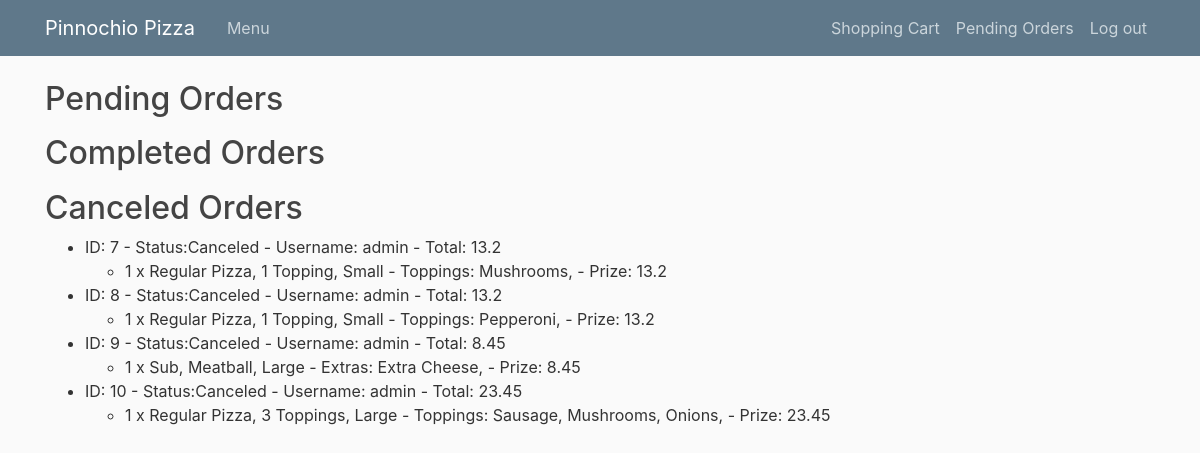
The page /orderlist (signed in) on the database as committed earlier.
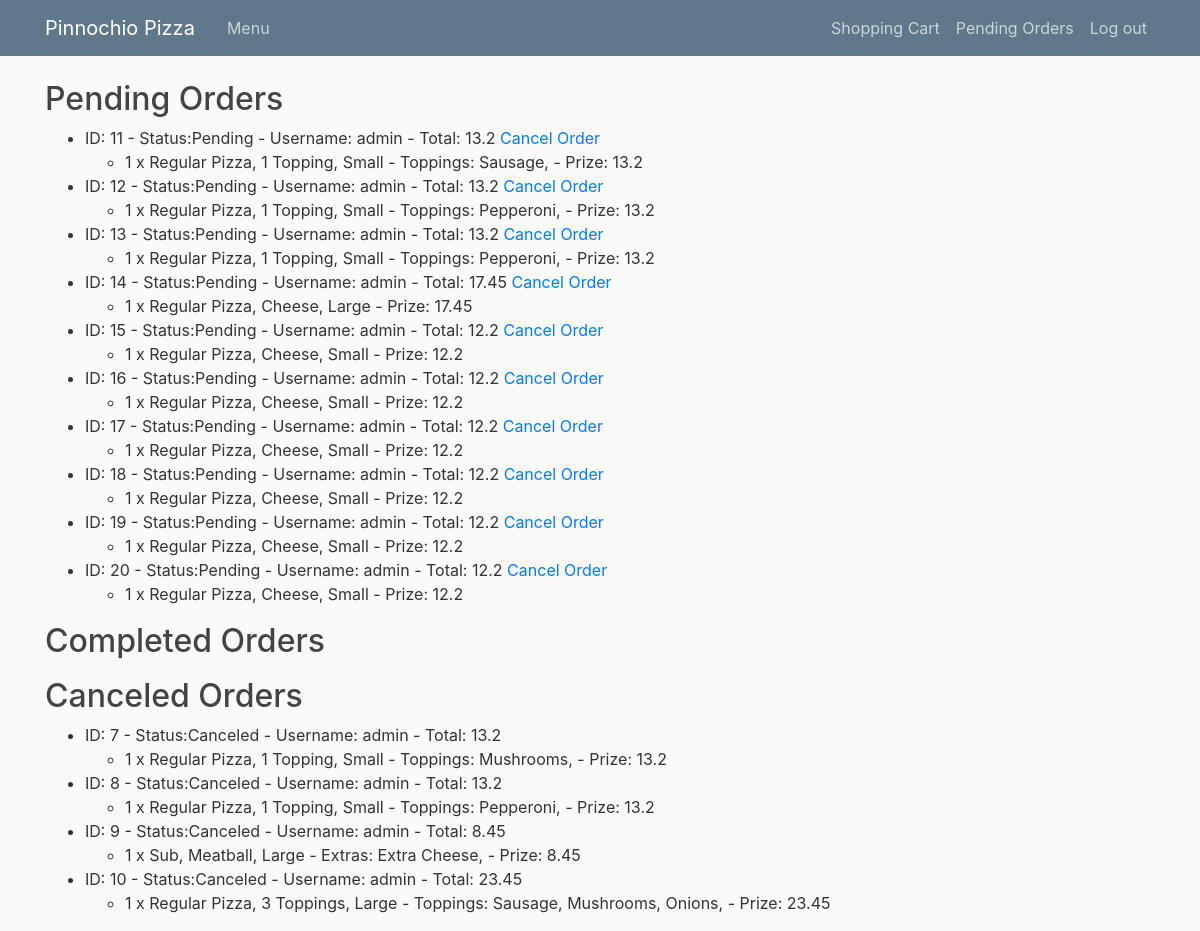
The same page on the database as committed later.
### orders/models.py (models this page shows, shortened)
class Order(models.Model):
    status = models.CharField(max_length = 30, default = 'Open')
    user = models.ForeignKey(User, on_delete=models.CASCADE)
    def __str__(self):
        display = f"ID: {self.id} - Status:{self.status} - Username: {self.user} - Total: {self.total} "
        return display
    @property
    def total(self):
        total = 0
        for orderitem in self.orderitem_set.all():
            total += orderitem.cost
        return total

class OrderItem(models.Model):
    order = models.ForeignKey(Order, on_delete=models.CASCADE)
    menuitem = models.ForeignKey(MenuItem, on_delete=models.CASCADE)
    toppings = models.ManyToManyField(Topping)
    extras = models.ManyToManyField(Extra)
    quantity = models.IntegerField(default = 1)
    def __str__(self):
        display = f"{self.quantity} x {self.menuitem.type}, {self.menuitem.name}, {self.menuitem.size}"
        if self.toppings.count() > 0:
            display += " - Toppings: "
        for topping in self.toppings.all():
            display +=f" {topping.name},"
        if self.extras.count() > 0:
            display += " -  Extras: "
        for extra in self.extras.all():
            display +=f" {extra.name},"
        display += f" - Prize: {self.cost}"
        return display
    @property
    def cost(self):
        cost = self.menuitem.prize
        for extra in self.extras.all():
            cost += extra.prize
        cost = cost*self.quantity
        return cost

class MenuItem(models.Model):
    name = models.CharField(max_length = 30)
    size = models.CharField(max_length = 10)
    type = models.CharField(max_length = 30)
    prize = models.FloatField()
    num_toppings = models.IntegerField()

class Topping(models.Model):
    name = models.CharField(max_length = 30)

class Extra(models.Model):
    name = models.CharField(max_length = 30)
    prize = models.FloatField()
    menuitems = models.ManyToManyField(MenuItem)

### orders/views.py (the view)
# urls.py: path("orderlist", views.orderlist, name="orderlist"),
def orderlist(request):
    pending_orders = Order.objects.filter(user = request.user, status = 'Pending').all()
    completed_orders = Order.objects.filter(user = request.user, status = 'Completed').all()
    canceled_orders = Order.objects.filter(user = request.user, status = 'Canceled').all()
    context = {'pending_orders' : pending_orders, 'completed_orders' : completed_orders, 'canceled_orders' : canceled_orders}
    return render(request, "orders/orderlist.html", context)

### orders/templates/orders/orderlist.html (shortened to what this page needs)
{% extends "orders/layout.html" %}
{% load crispy_forms_tags %}
{% block body %}
<h2>Pending Orders</h2>
<ul>
{% for order in pending_orders %}
    <li>{{order}} <a href="cancel/{{order.id}}">Cancel Order</a>
        <ul>
            {% for orderitem in order.orderitem_set.all %}
                <li>{{orderitem}}</li>
            {% endfor %}
        </ul></li>
{% endfor %}
</ul>
<h2>Completed Orders</h2>
<h2>Canceled Orders</h2>
<ul>
{% for order in canceled_orders %}
    <li>{{order}}</li>
    <ul>
        {% for orderitem in order.orderitem_set.all %}
            <li>{{orderitem}}</li>
        {% endfor %}
    </ul></li>
{% endfor %}
</ul>
{% endblock %}

Rows that differ between the two databases and show on the page:
now on this page (row edited): Order: id+status+user "ID: 11 - Status:Pending - Username: admin - Total: 13.2", shown under "Pending Orders"
added OrderItem: quantity+menuitem+id "1 x Regular Pizza, 1 Topping, Small - Toppings: Sausage, - Prize: 13.2", shown under "ID: 11 - Status:Pending - Username: admin - Total: 13.2"
added Order: id+status+user "ID: 12 - Status:Pending - Username: admin - Total: 13.2", shown under "Pending Orders"
added OrderItem: quantity+menuitem+id "1 x Regular Pizza, 1 Topping, Small - Toppings: Pepperoni, - Prize: 13.2", shown under "ID: 12 - Status:Pending - Username: admin - Total: 13.2"
added Order: id+status+user "ID: 13 - Status:Pending - Username: admin - Total: 13.2", shown under "Pending Orders"
added OrderItem: quantity+menuitem+id "1 x Regular Pizza, 1 Topping, Small - Toppings: Pepperoni, - Prize: 13.2", shown under "ID: 13 - Status:Pending - Username: admin - Total: 13.2"
added Order: id+status+user "ID: 14 - Status:Pending - Username: admin - Total: 17.45", shown under "Pending Orders"
added OrderItem: quantity+menuitem+id "1 x Regular Pizza, Cheese, Large - Prize: 17.45", shown under "ID: 14 - Status:Pending - Username: admin - Total: 17.45"
added Order: id+status+user "ID: 15 - Status:Pending - Username: admin - Total: 12.2", shown under "Pending Orders"
added OrderItem: quantity+menuitem+id "1 x Regular Pizza, Cheese, Small - Prize: 12.2", shown under "ID: 15 - Status:Pending - Username: admin - Total: 12.2"
added Order: id+status+user "ID: 16 - Status:Pending - Username: admin - Total: 12.2", shown under "Pending Orders"
added OrderItem: quantity+menuitem+id "1 x Regular Pizza, Cheese, Small - Prize: 12.2", shown under "ID: 16 - Status:Pending - Username: admin - Total: 12.2"
added Order: id+status+user "ID: 17 - Status:Pending - Username: admin - Total: 12.2", shown under "Pending Orders"
added OrderItem: quantity+menuitem+id "1 x Regular Pizza, Cheese, Small - Prize: 12.2", shown under "ID: 17 - Status:Pending - Username: admin - Total: 12.2"
added Order: id+status+user "ID: 18 - Status:Pending - Username: admin - Total: 12.2", shown under "Pending Orders"
added OrderItem: quantity+menuitem+id "1 x Regular Pizza, Cheese, Small - Prize: 12.2", shown under "ID: 18 - Status:Pending - Username: admin - Total: 12.2"
added Order: id+status+user "ID: 19 - Status:Pending - Username: admin - Total: 12.2", shown under "Pending Orders"
added OrderItem: quantity+menuitem+id "1 x Regular Pizza, Cheese, Small - Prize: 12.2", shown under "ID: 19 - Status:Pending - Username: admin - Total: 12.2"
added Order: id+status+user "ID: 20 - Status:Pending - Username: admin - Total: 12.2", shown under "Pending Orders"
added OrderItem: quantity+menuitem+id "1 x Regular Pizza, Cheese, Small - Prize: 12.2", shown under "ID: 20 - Status:Pending - Username: admin - Total: 12.2"
